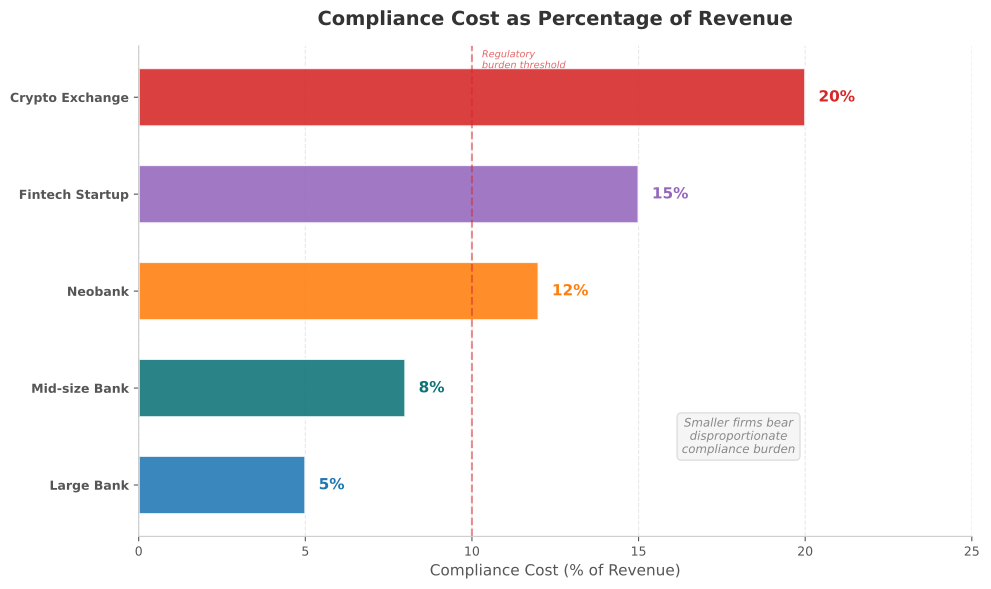

This chart was generated by the following Python code:
"""
Figure 09: Compliance Cost Burden by Firm Type
Horizontal bar chart showing compliance cost as percentage of revenue
for 5 firm types, sorted by burden level.
"""
import sys
import os
sys.path.insert(0, os.path.join(os.path.dirname(__file__), '..', '..', '_shared'))

import matplotlib
matplotlib.use('Agg')
import matplotlib.pyplot as plt
import matplotlib.patches as mpatches
import numpy as np

try:
    from chart_styles import V4_COLORS, apply_v4_style, save_chart
except ImportError:
    V4_COLORS = {
        'MLPURPLE': '#9467BD', 'MLBLUE': '#1F77B4', 'MLRED': '#D62728',
        'MLORANGE': '#FF7F0E', 'MLGREEN': '#2CA02C', 'MLGRAY': '#7F7F7F',
        'MLTEAL': '#0D7377', 'MLCYAN': '#14BDEB', 'MLYELLOW': '#BCBD22',
        'MLPINK': '#E377C2', 'MLBROWN': '#8C564B',
    }
    def apply_v4_style(ax, title='', xlabel='', ylabel=''):
        ax.set_title(title, fontsize=14, fontweight='bold', pad=15, color='#333333')
        if xlabel: ax.set_xlabel(xlabel, fontsize=11, color='#555555')
        if ylabel: ax.set_ylabel(ylabel, fontsize=11, color='#555555')
        ax.spines['top'].set_visible(False)
        ax.spines['right'].set_visible(False)
        ax.spines['left'].set_color('#CCCCCC')
        ax.spines['bottom'].set_color('#CCCCCC')
        ax.tick_params(colors='#555555', labelsize=9)
        ax.set_facecolor('white')
        return ax
    def save_chart(fig, filename='chart.pdf', dpi=300):
        fig.tight_layout()
        fig.savefig(filename, format='pdf', bbox_inches='tight', dpi=dpi, facecolor='white')
        plt.close(fig)
        print(f'Saved: {filename}')

CHART_METADATA = {
    'title': 'Compliance Cost Burden by Firm Type',
    'type': 'comparison_bar',
    'section': 'Compliance Economics',
    'lecture_number': 4,
}

np.random.seed(42)

# Firm types sorted by compliance cost (ascending for horizontal bars)
firms = ['Large Bank', 'Mid-size Bank', 'Neobank', 'Fintech Startup', 'Crypto Exchange']
costs = [5, 8, 12, 15, 20]  # % of revenue (illustrative)

colors = [V4_COLORS['MLBLUE'], V4_COLORS['MLTEAL'], V4_COLORS['MLORANGE'],
          V4_COLORS['MLPURPLE'], V4_COLORS['MLRED']]

fig, ax = plt.subplots(1, 1, figsize=(10, 6))
fig.patch.set_facecolor('white')

y_pos = np.arange(len(firms))
bars = ax.barh(y_pos, costs, height=0.6, color=colors, edgecolor='white',
               linewidth=1.5, alpha=0.88)

# Value labels
for bar, cost, color in zip(bars, costs, colors):
    ax.text(bar.get_width() + 0.4, bar.get_y() + bar.get_height() / 2,
            f'{cost}%', ha='left', va='center', fontsize=11,
            fontweight='bold', color=color)

ax.set_yticks(y_pos)
ax.set_yticklabels(firms, fontsize=10, fontweight='bold')
ax.set_xlim(0, 25)
ax.xaxis.grid(True, alpha=0.3, linestyle='--')
ax.set_axisbelow(True)

apply_v4_style(ax, title='Compliance Cost as Percentage of Revenue',
               xlabel='Compliance Cost (% of Revenue)')

# Annotation box
ax.text(18, 0.5,
        'Smaller firms bear\ndisproportionate\ncompliance burden',
        ha='center', va='center', fontsize=8.5, color='#888888',
        fontstyle='italic',
        bbox=dict(boxstyle='round,pad=0.4', facecolor='#F5F5F5',
                  edgecolor='#DDDDDD', linewidth=1))

# Threshold line
ax.axvline(x=10, color=V4_COLORS['MLRED'], linewidth=1.5, linestyle='--', alpha=0.5)
ax.text(10.3, 4.3, 'Regulatory\nburden threshold', fontsize=7,
        color=V4_COLORS['MLRED'], fontstyle='italic', alpha=0.7)

output_path = os.path.join(os.path.dirname(__file__), 'chart.pdf')
save_chart(fig, output_path)
